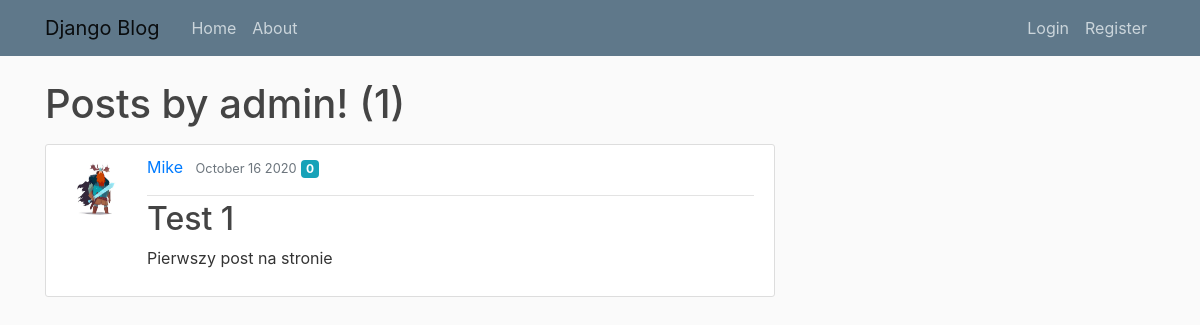
Page /user/admin on the earlier database version.
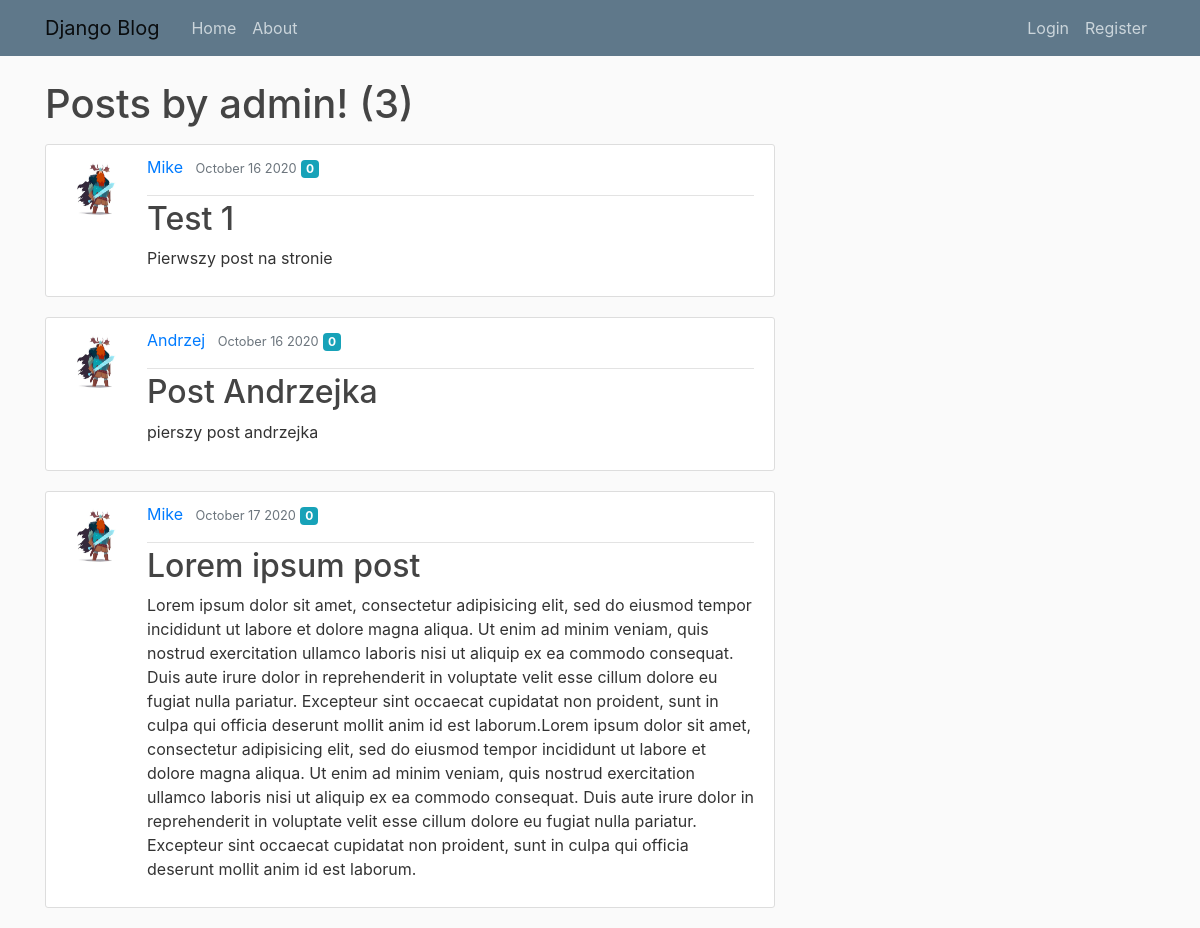
Same page on the later database version.
### blogs/models.py (models this page shows, shortened)
class Post(models.Model):
    title = models.CharField(max_length=100)
    content = models.TextField()
    date_posted = models.DateTimeField(default=timezone.now)
    author = models.ForeignKey(User, on_delete=models.CASCADE)
    type = models.CharField(max_length=120, default='misc')
    likes_count = models.IntegerField(default=0)

### users/models.py (models this page shows, shortened)
class Profile(models.Model):
    user = models.OneToOneField(User, on_delete=models.CASCADE)
    image = models.ImageField(default='default.jpg', upload_to='profile_pics')

### blogs/views.py (the view, shortened to what this page needs)
# urls.py: path('user/<str:username>', UserPostListView.as_view(), name='user-posts'),
class UserPostListView(ListView):
    model = Post
    template_name = 'blogs/user_posts.html'
    context_object_name = 'posts'
    paginate_by = 5

### blogs/templates/blogs/user_posts.html (shortened to what this page needs)
{% extends "blogs/base.html" %}
{% block content %}
        <h1 class="mb-3">Posts by {{ view.kwargs.username }}! ({{ page_obj.paginator.count }})</h1>
    {% for post in posts %}
            <article class="media content-section">
                <img class="rounded-circle article-img" src="{{ post.author.profile.image.url }}">
              <div class="media-body">
                <div class="article-metadata">
                  <a class="mr-2" href="{% url 'user-posts' post.author.username %}">{{ post.author }}</a>
                  <small class="text-muted">{{ post.date_posted|date:"F d Y" }}</small>
                  <p class="badge badge-info mr-4">{{ post.likes_count}}</p>
                </div>
                <h2><a class="article-title" href="{% url 'post-detail' post.id %}">{{ post.title }}</a></h2>
                <p class="article-content">{{ post.content }}</p>
              </div>
            </article>
    {% endfor %}
{% endblock content %}

Differences in the rows shown:
added Post: author.profile.image (placeholder picture), author "Andrzej", date_posted "October 16 2020", likes_count "0", title "Post Andrzejka", content "pierszy post andrzejka"
added Post: author.profile.image (placeholder picture), author "Mike", date_posted "October 17 2020", likes_count "0", title "Lorem ipsum post", content "Lorem ipsum dolor sit amet, consectetur adipisicing elit, sed do eiusmod tempor incididunt ut labore et dolore magna aliqua. Ut enim ad minim veniam, quis nostrud exercitation ullamco laboris nisi ut aliquip ex ea commodo consequat. Duis aute irure dolor in reprehenderit in voluptate velit esse cillum dolore eu fugiat nulla pariatur. Excepteur sint occaecat cupidatat non proident, sunt in culpa qui officia deserunt mollit anim id est laborum.Lorem ipsum dolor sit amet, consectetur adipisicing elit, sed do eiusmod tempor incididunt ut labore et dolore magna aliqua. Ut enim ad minim veniam, quis nostrud exercitation ullamco laboris nisi ut aliquip ex ea commodo consequat. Duis aute irure…"
Other differences:
{{ page_obj.paginator.count }}: "1" → "3"
